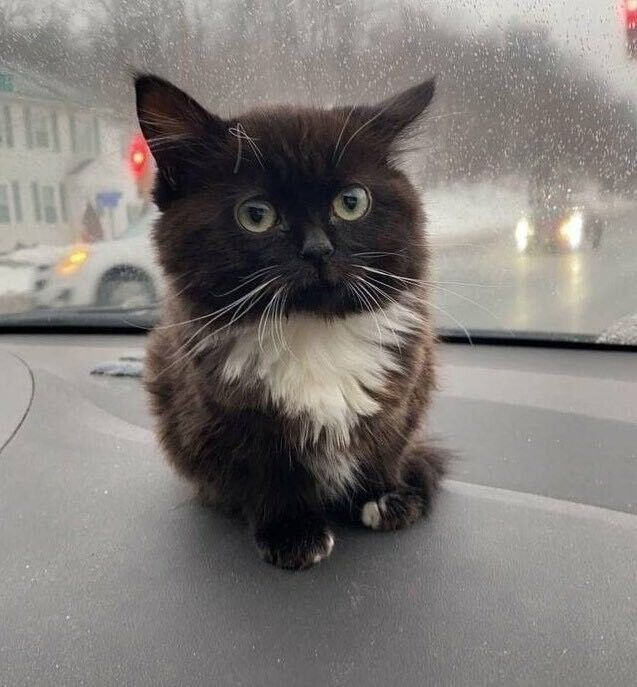
#> input picture chmonya.jpg, 637 x 687 px
$ python lab3.py
#> lines starting #> are read from the running program, lines starting #| are printed output that depends on the picture
from copy import deepcopy

import numpy as np
import cv2


def getPicture(path=r'chmonya.jpg'):
#> called with path = 'chmonya.jpg'
    return cv2.imread(path, cv2.IMREAD_ANYDEPTH)
#> returned value: shape (687, 637); min 0, max 255, mean 123.6


img = cv2.GaussianBlur(getPicture(), (5, 5), 1.4)
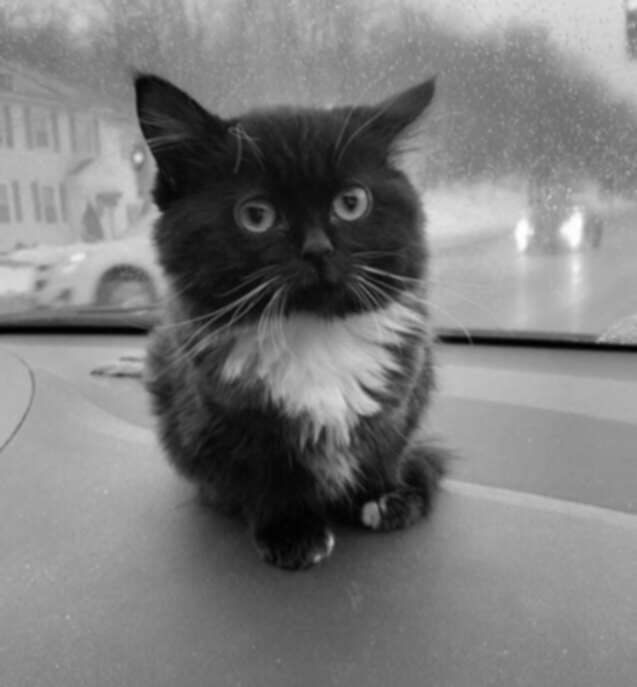
#> img: shape (687, 637); min 1, max 254, mean 123.6
n, m = img.shape[:2]
#> n = 687; m = 637
n = int(n)
m = int(m)
print(n, m)
#| 687 637


def some_xy():
    gx = np.array([
        [-1, 0, 1],
        [-2, 0, 2],
        [-1, 0, 1],
    ])

    gy = np.array([
        [-1, -2, -1],
        [0, 0, 0],
        [1, 2, 1],
    ])

    imgNew1 = np.zeros((n, m))
    imgNew2 = np.zeros((n, m))

    for i in range(1, n - 1):
        for j in range(1, m - 1):
            subImg = img[i - 1:i + 2, j - 1:j + 2]
            imgNew1[i][j] = np.sum(np.multiply(subImg, gx))
            imgNew2[i][j] = np.sum(np.multiply(subImg, gy))
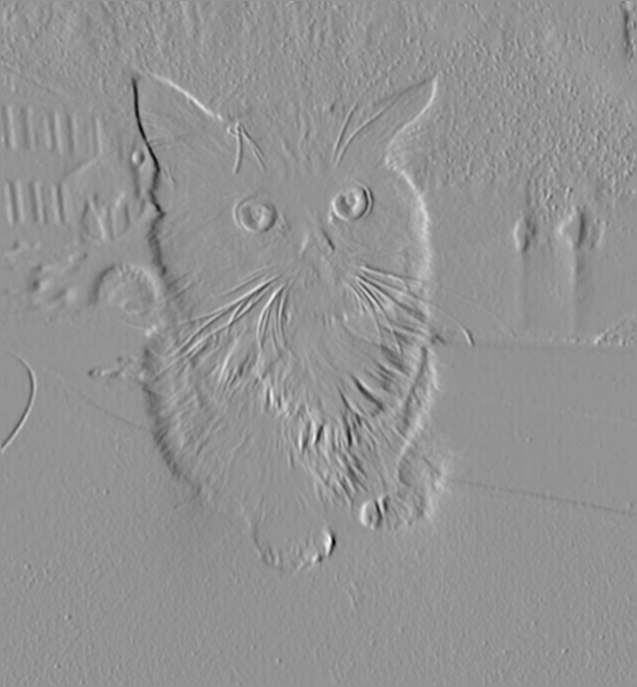
#> imgNew1: shape (687, 637) float64; min -319, max 234, mean 0; drawn with min black and max white
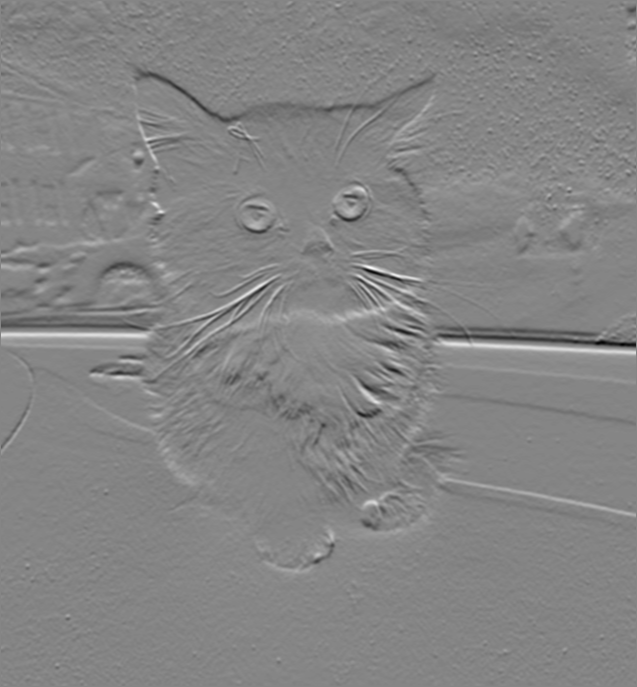
#> imgNew2: shape (687, 637) float64; min -311, max 285, mean -0.8; drawn with min black and max white

    return imgNew1, imgNew2


def gradient():
    gx, gy = some_xy()

    matrix_length = np.zeros((n, m))  # значения градиентов
    matrix_atan = np.zeros((n, m))  # тангенсы (направления от 0 до 7)

    for i in range(1, n - 1):
        for j in range(1, m - 1):
            x = int(gx[i][j])
            y = int(gy[i][j])
            matrix_length[i][j] = (x ** 2 + y ** 2) ** 0.5

            tg = -1
            if x != 0:
                tg = y / x

            value = -1

            if x > 0 and y < 0 and tg < -2.414 or \
                    x < 0 and y < 0 and tg > 2.414:
                value = 0
            elif x > 0 and y < 0 and tg < -0.414:
                value = 1
            elif x > 0 and y < 0 and tg > -0.414 or \
                    x > 0 and y > 0 and tg < 0.414:
                value = 2
            elif x > 0 and y > 0 and tg < 2.414:
                value = 3
            elif x > 0 and y > 0 and tg > 2.414 or \
                    x < 0 and y > 0 and tg < -2.414:
                value = 4
            elif x < 0 and y > 0 and tg < -0.414:
                value = 5
            elif x < 0 and y > 0 and tg > -0.414 or \
                    x < 0 and y < 0 and tg < 0.414:
                value = 6
            elif x < 0 and y < 0 and tg < 2.414:
                value = 7

            matrix_atan[i][j] = value
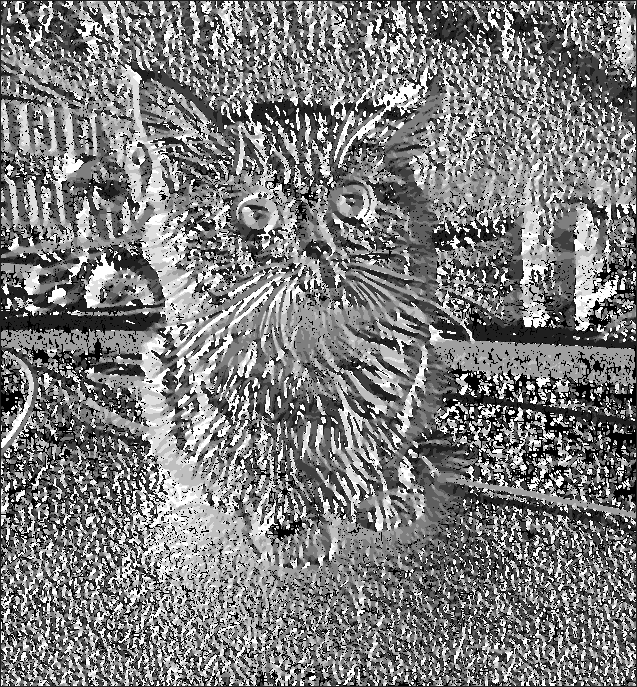
#> matrix_atan: shape (687, 637) float64; min -1, max 7, mean 2.9; drawn with min black and max white
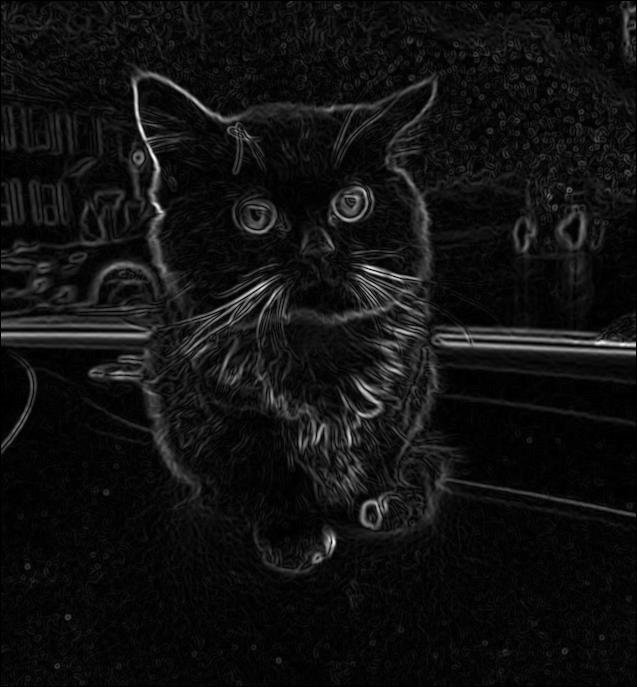
#> matrix_length: shape (687, 637) float64; min 0, max 322.5, mean 21.7; drawn with min black and max white

    # max_matrix_length = np.max(matrix_length)
    # low_level = max_matrix_length // 25
    # high_level = max_matrix_length // 10
    low_level = 20
    high_level = 60

    matrix_border = deepcopy(img)  # границы
    for i in range(1, n - 1):
        for j in range(1, m - 1):
            way_plus = [[-1, -1], [-1, -1]]
            some = matrix_atan[i][j]
            # [y, x] logic
            if some == 0 or some == 4:
                way_plus = [[-1, 0], [1, 0]]
            elif some == 2 or some == 6:
                way_plus = [[0, -1], [0, 1]]
            elif some == 1 or some == 5:
                way_plus = [[-1, 1], [1, -1]]
            elif some == 3 or some == 7:
                way_plus = [[1, 1], [-1, -1]]

            grad = matrix_length[i][j]

            if grad >= matrix_length[i + way_plus[0][0]][j + way_plus[0][1]] \
                    and grad >= matrix_length[i + way_plus[1][0]][j + way_plus[1][1]]:
                matrix_border[i][j] = 0
            else:
                matrix_border[i][j] = 255

            if matrix_border[i][j] == 0:
                matrix_border[i][j] = 255
                subImg = matrix_border[i - 1:i + 2, j - 1:j + 2]
                min_el = np.min(subImg)

                if grad < low_level:
                    matrix_border[i][j] = 255
                elif grad > high_level:
                    matrix_border[i][j] = 0
                elif min_el == 0:
                    matrix_border[i][j] = 0
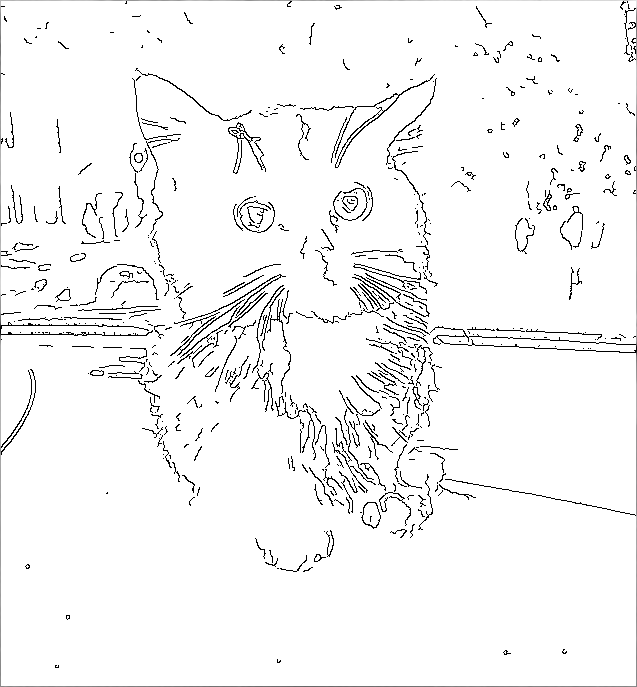
#> matrix_border: shape (687, 637); min 0, max 255, mean 245.4

    cv2.imshow("contours", matrix_border)
    cv2.waitKey(0)


gradient()
